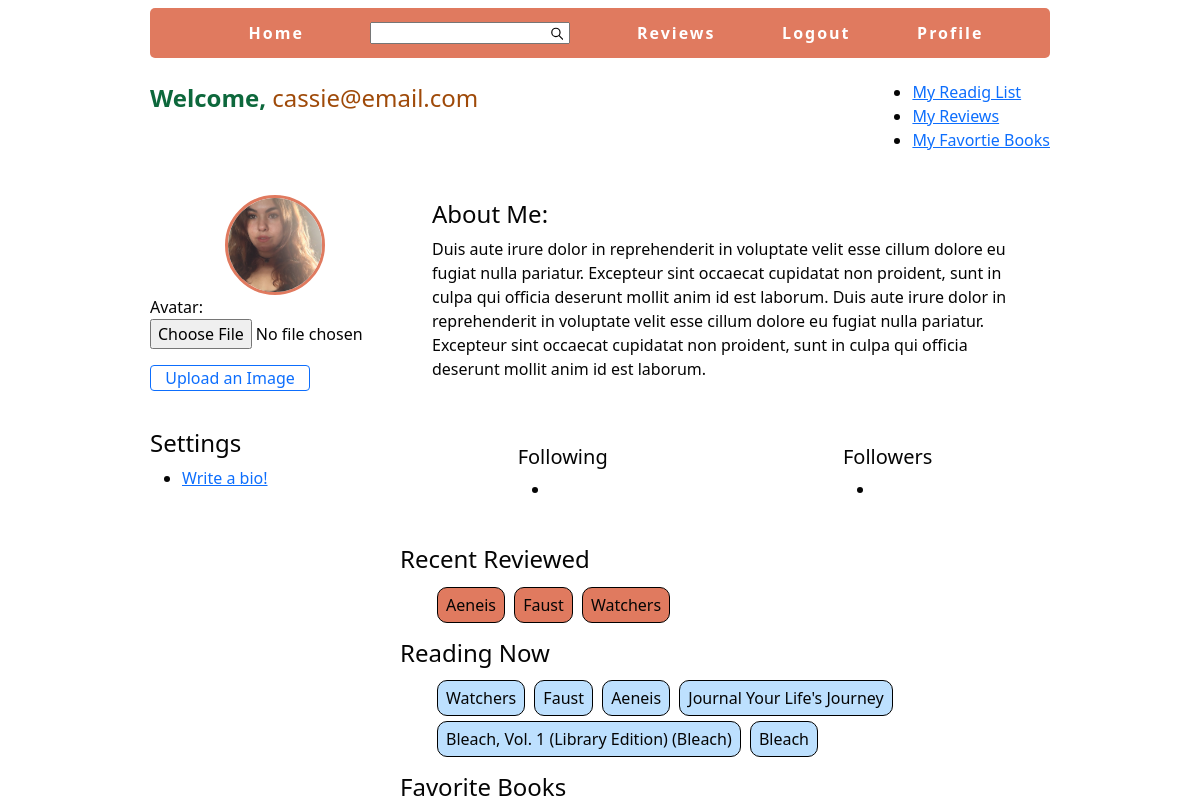
/user_profile_page/1 (signed in), run on an earlier commit of the app's database.
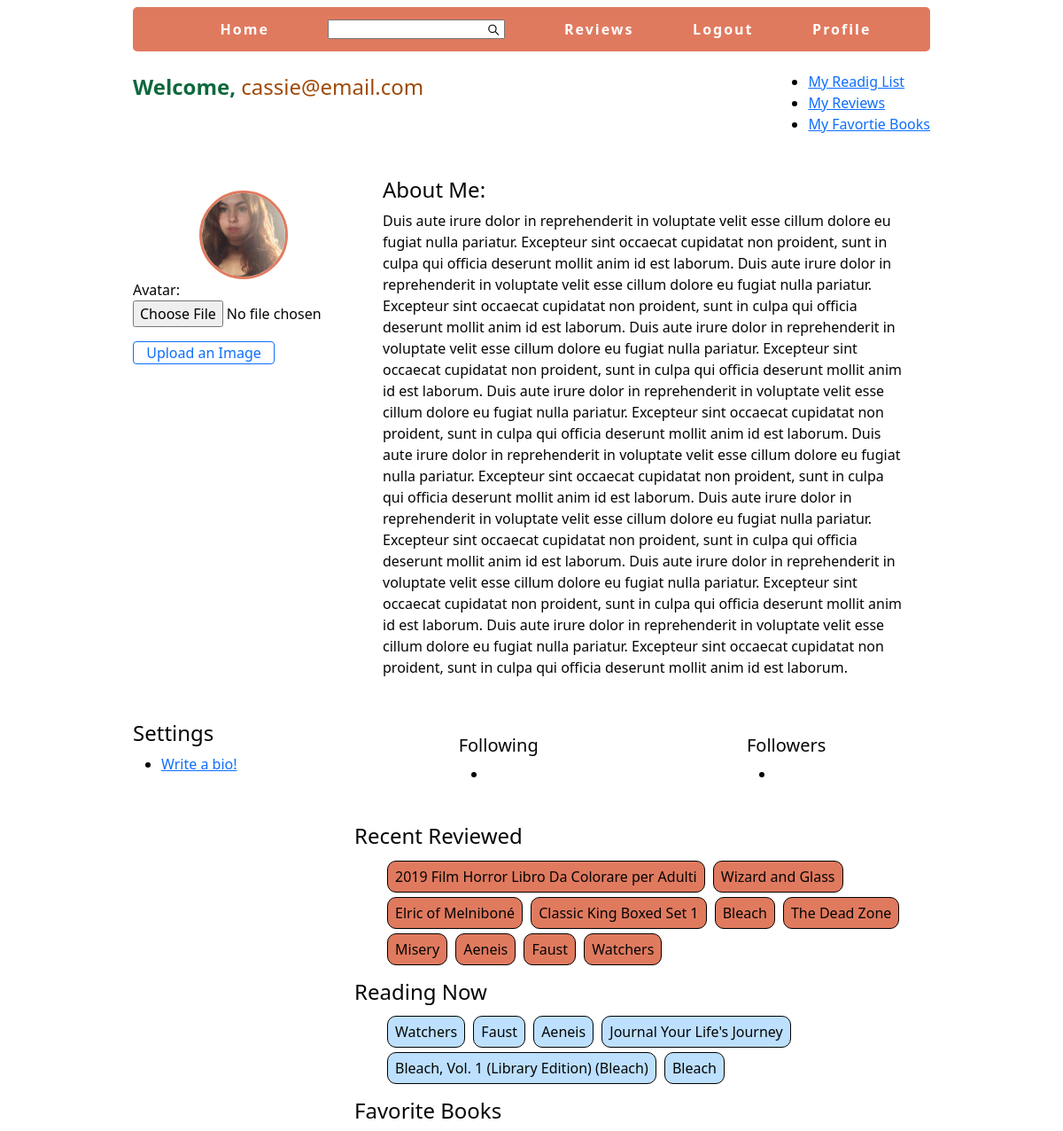
And on a later commit of the database.
### book_data/models.py (models this page shows, shortened)
class Profile(models.Model):
    user = models.OneToOneField(User, on_delete=models.CASCADE)
    avatar = models.ImageField(default='avatars/avatar.png', upload_to='avatars')
    bio = models.TextField()

class Reviews(models.Model):
    reviewer = models.ForeignKey(User, on_delete=models.CASCADE)
    book_title = models.CharField(max_length=120)
    book_id = models.CharField(max_length=50)
    cover_id = models.CharField(max_length=50)
    content = models.TextField()
    rating = models.IntegerField()
    created_at = models.DateTimeField(auto_now_add=True)
    class Meta:
        db_table = "reviews"

class ReadingList(models.Model):
    user = models.ForeignKey(User, on_delete=models.CASCADE)
    title = models.CharField(max_length=50)
    book_id = models.CharField(max_length=50)
    cover_id = models.CharField(max_length=50, null=True, blank=True)
    class Meta:
        db_table = "reading_list"

### book_data/views.py (the view)
# urls.py: path('user_profile_page/<int:user_id>', user_profile_page, name='user_profile_page'),
def user_profile_page(request, user_id):
    if request.method == 'POST':
        avatar_form = AvatarForm(request.POST, request.FILES)
        if avatar_form.is_valid():
            profile = request.user.profile
            profile.avatar = avatar_form.cleaned_data['avatar']
            profile.save()
            return redirect('user_profile_page', user_id)
        else:
            return redirect('index')
    else:
        avatar_form = AvatarForm()
    try:
        profile = request.user.profile
        avatar_url = profile.avatar.url
    except ObjectDoesNotExist:
        avatar_url = None
    try:
        profile = request.user.profile
        bio = profile.bio
    except ObjectDoesNotExist:
        bio = None
    try:
        reading_list = ReadingList.objects.filter(user=request.user)
    except ObjectDoesNotExist:
        reading_list = None
    try:
        reviews = Reviews.objects.filter(reviewer=request.user).order_by('-created_at')[:10]
    except ObjectDoesNotExist:
        reviews = None
    context = {
        'reading_list': reading_list,
        'reviews': reviews,
        'avatar_form': avatar_form,
        'avatar_url': avatar_url,
        'bio': bio
    }
    return render(request, 'book_data/user_profile_page.html', context)

### book_data/forms.py
class AvatarForm(forms.ModelForm):
    class Meta:
        model = Profile
        fields = ['avatar']

### book_data/templates/book_data/user_profile_page.html (shortened to what this page needs)
{% extends 'book_data/layout.html' %}
{% load static %}
{% block extra_css %}
    <link rel="stylesheet" href="{% static 'style/profile_page.css' %}">
{% endblock %}
{% block content %}
    <div class="grid-container">
        <div class="profile-contianer">
            <div class="avatar-img-div">
                {% if avatar_url %}
                <img src="{{ avatar_url }}" alt="Profile Avatar">
                {% else %}
                    <img src="/book_search/media/avatars/avatar.png" alt="Profile Avatar">
                {% endif %}
            </div>
            <form class="avatar-form" action='{% url "user_profile_page" user_id=user.id %}' enctype="multipart/form-data" method="POST">
                {{ avatar_form }}
                <button type="submit" class="btn btn-outline-primary btn-size">Upload an Image</button>
            </form>
        </div>
        <div class="settings">
            <h4>Settings</h4>
            <ul>
                <li><a href="{% url 'biography' %}">Write a bio!</a></li>
            </ul>
        </div>
        <div class="biography">
            <h4>About Me:</h4>
            <p>{{ bio }}</p>
        </div>
        <div class="followers">
            <div>
                <h5>Following</h5>
                <ul>
                    <li></li>
                </ul>
            </div>
            <div>
                <h5>Followers</h5>
                <ul>
                    <li></li>
                </ul>
            </div>
        </div>
        <div class="reviews">
            <h4>Recent Reviewed</h4>
            <ul class="review-list">
                {% for review in reviews %}
                    <li>
                        {{ review.book_title }}
                    </li>
                {% endfor %}
            </ul>
        </div>
        <div class="reading-list">
            <h4>Reading Now</h4>
            <ul class="reading-list">
                {% for item in reading_list %}
                    <li>
                        {{ item.title }}
                    </li>
                {% endfor %}
            </ul>
        </div>
        <div class="recent-reviews">
            <h4>Favorite Books</h4>
        </div>
    </div>
{% endblock %}

What changed in the data, as far as the page shows it:
changed Profile: bio "…anim id est laborum." → "…anim id est laborum. Duis aute irure dolor in reprehenderit in voluptate velit esse cillum dolore eu fugiat nulla pariatur. Excepteur sint occaecat cupidatat non proident, sunt in culpa qui officia deserunt mollit anim id est laborum. Duis aute irure dolor in reprehenderit in voluptate velit esse cillum dolore eu fugiat nulla pariatur. Excepteur sint occaecat cupidatat non proident, sunt in culpa qui officia deserunt mollit anim id est laborum. Duis aute irure dolor in reprehenderit in voluptate velit esse cillum dolore eu fugiat nulla pariatur. Excepteur sint occaecat cupidatat non proident, sunt in culpa qui officia deserunt mollit anim id est laborum. Duis aute irure dolor in…"
added Reviews: book_title "2019 Film Horror Libro Da Colorare per Adulti"
added Reviews: book_title "Wizard and Glass"
added Reviews: book_title "Elric of Melniboné"
added Reviews: book_title "Classic King Boxed Set 1"
added Reviews: book_title "Bleach"
added Reviews: book_title "The Dead Zone"
added Reviews: book_title "Misery"
